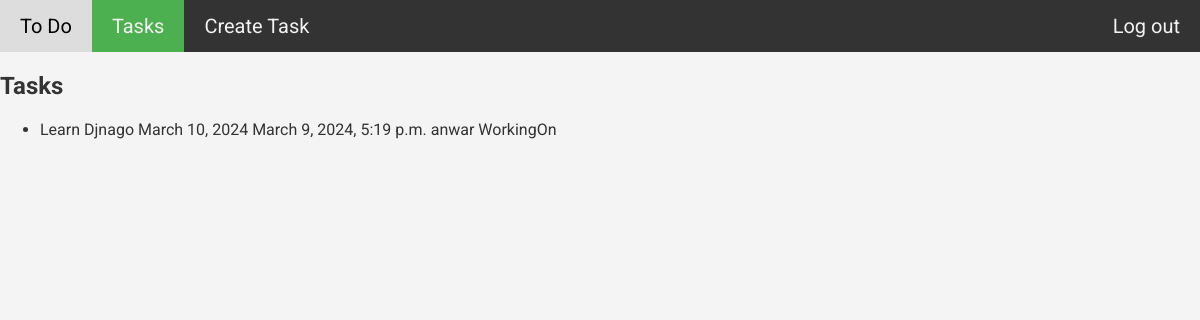
The page /todo/task-list (signed in) on the database its author committed.
### to_do_list/models.py (models this page shows, shortened)
class Task(models.Model):
    task_name = models.CharField(max_length=200)
    due_date = models.DateField(null = True)
    task_status = models.CharField(max_length = 200,choices=status.choices)
    created_on = models.DateTimeField(auto_now = True)
    created_by = models.ForeignKey(settings.AUTH_USER_MODEL,on_delete = models.CASCADE, null=True)
    class Meta:
        verbose_name = ("Task")
        verbose_name_plural = ("Tasks")

### to_do_list/views.py (the view)
# urls.py: path("task-list",views.TaskList.as_view(), name='task-list')
class TaskList(LoginRequiredMixin,ListView):
    template_name = "to_do_list/tasks_list.html"
    model = Task
    context_object_name = 'tasks'
    def get_context_data(self, **kwargs):
         context = super().get_context_data(**kwargs)
         context["active"] = 'list'
         return context
    def get_queryset(self):
        task =  super().get_queryset()
        return task.filter(created_by = self.request.user)

### to_do_list/templates/to_do_list/tasks_list.html (shortened to what this page needs)
{% extends "base.html" %}
{% block content %}
<header>
    {% include "to_do_list/includes/nav_bar.html" %}
</header>
<section>
    <h1>Tasks</h1>
       <ul>
        {% for task in tasks  %}
            <li>{{task.task_name}}      {{task.due_date}}       {{task.created_on}}      {{task.created_by}}   {{task.task_status}}</li>
        {% endfor %}
</section>
{% endblock content %}

### static/style.css (style rules this page uses)
body { margin: 0; padding: 0; box-sizing: border-box; font-family: 'Roboto'; background-color: #f4f4f4; color: #333; }

### rows shown on the page
Task: task_name "Learn Djnago", due_date "March 10, 2024", created_on "March 9, 2024, 5:19 p.m.", created_by "anwar", task_status "WorkingOn"
